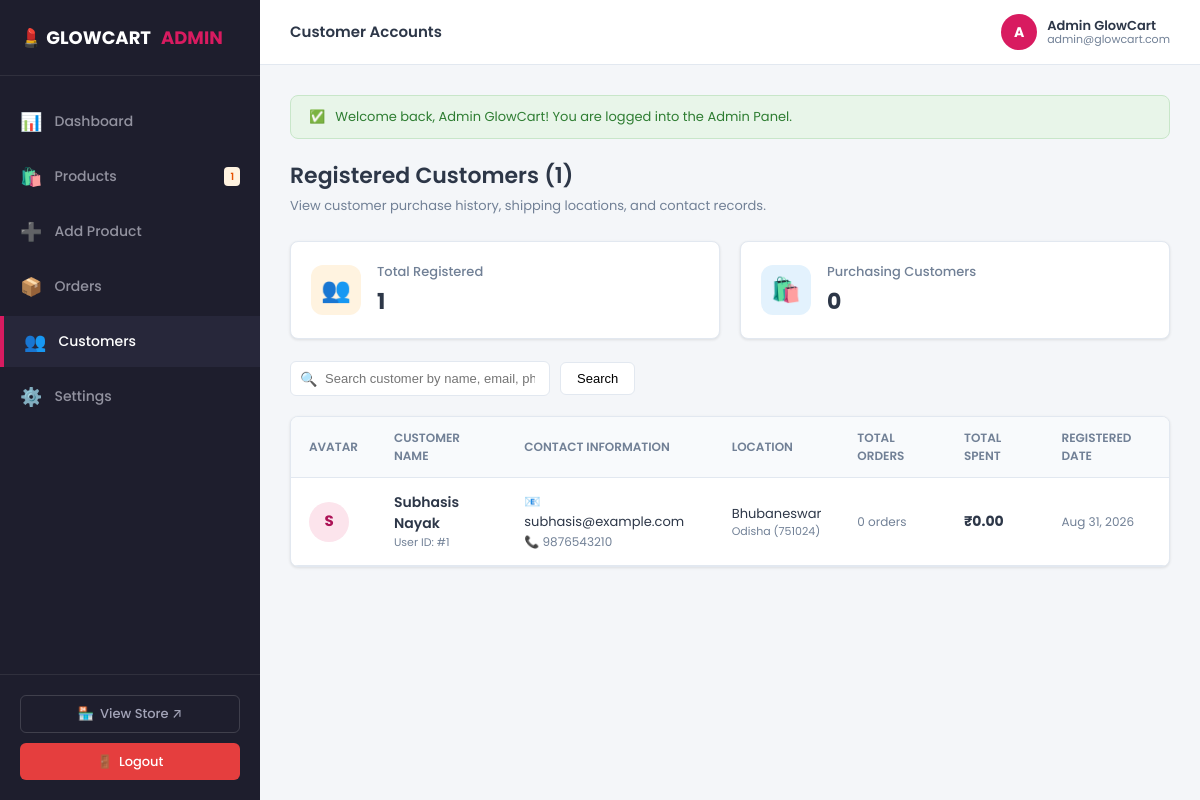
The page /admin/customers.php (signed in) on the database its author committed.
### tables this page shows
CREATE TABLE `users` (
  `id` INT(11) NOT NULL AUTO_INCREMENT,
  `name` VARCHAR(100) NOT NULL,
  `email` VARCHAR(100) NOT NULL UNIQUE,
  `phone` VARCHAR(20) NOT NULL,
  `password` VARCHAR(255) NOT NULL,
  `address` TEXT DEFAULT NULL,
  `city` VARCHAR(50) DEFAULT NULL,
  `state` VARCHAR(50) DEFAULT NULL,
  `pincode` VARCHAR(10) DEFAULT NULL,
  `created_at` DATETIME NOT NULL DEFAULT CURRENT_TIMESTAMP,
  PRIMARY KEY (`id`)
);

### config/db.php (called while the page is built, shortened)
<?php
function format_price($price): string {
    return '₹' . number_format((float)$price, 2);
}
function clean_input($data): string {
    return htmlspecialchars(trim((string)$data), ENT_QUOTES, 'UTF-8');
}

### admin/customers.php (the view, shortened to what this page needs)
<?php
require_once __DIR__ . '/auth_check.php';
$admin_header_title = 'Customer Accounts';
$active_tab = 'customers';
$search = clean_input($_GET['search'] ?? '');
$where = ["1=1"];
$params = [];
$where_clause = implode(" AND ", $where);
try {
    $stmt = $pdo->prepare("
        SELECT u.id, u.name, u.email, u.phone, u.city, u.state, u.pincode, u.created_at,
               COUNT(o.id) AS total_orders,
               COALESCE(SUM(CASE WHEN o.status != 'Cancelled' THEN o.total_amount ELSE 0 END), 0) AS total_spent
        FROM users u
        LEFT JOIN orders o ON u.id = o.user_id
        WHERE {$where_clause}
        GROUP BY u.id
        ORDER BY u.id DESC
    ");
    $stmt->execute($params);
    $customers = $stmt->fetchAll();
    $total_customers_found = count($customers);
    $total_users_count = (int)$pdo->query("SELECT COUNT(*) FROM users")->fetchColumn();
    $paying_customers_count = (int)$pdo->query("SELECT COUNT(DISTINCT user_id) FROM orders WHERE status != 'Cancelled'")->fetchColumn();
} catch (PDOException $e) {
    $customers = [];
    $total_customers_found = 0;
    $total_users_count = 0;
    $paying_customers_count = 0;
    $_SESSION['flash_error'] = "Database query error: " . $e->getMessage();
}
require_once __DIR__ . '/includes/header.php';
require_once __DIR__ . '/includes/sidebar.php';
require_once __DIR__ . '/includes/topbar.php';
?>
<div class="page-header">
    <div>
        <h1 class="page-title">Registered Customers (<?= $total_customers_found ?>)</h1>
        <p style="color: var(--admin-muted); font-size: 13px; margin-top: 4px;">View customer purchase history, shipping locations, and contact records.</p>
    </div>
</div>
<div class="metrics-grid" style="grid-template-columns: repeat(auto-fit, minmax(200px, 1fr)); margin-bottom: 22px;">
    <div class="metric-card">
        <div class="metric-icon icon-users">👥</div>
        <div class="metric-details">
            <h4>Total Registered</h4>
            <div class="number"><?= number_format($total_users_count) ?></div>
        </div>
    </div>
    <div class="metric-card">
        <div class="metric-icon icon-sales">🛍️</div>
        <div class="metric-details">
            <h4>Purchasing Customers</h4>
            <div class="number"><?= number_format($paying_customers_count) ?></div>
        </div>
    </div>
</div>
<div class="admin-toolbar">
    <form action="customers.php" method="GET" class="admin-toolbar-group" style="flex: 1;">
        <div class="admin-search-wrapper">
            <span class="admin-search-icon">🔍</span>
            <input type="text" name="search" placeholder="Search customer by name, email, phone, city..." value="<?= htmlspecialchars($search) ?>">
        </div>
        <button type="submit" class="admin-btn admin-btn-outline">Search</button>
    </form>
</div>
<div class="card-table">
    <?php if (!empty($customers)): ?>
        <div style="overflow-x: auto;">
            <table class="admin-table">
                <thead>
                    <tr>
                        <th style="width: 50px;">Avatar</th>
                        <th>Customer Name</th>
                        <th>Contact Information</th>
                        <th>Location</th>
                        <th>Total Orders</th>
                        <th>Total Spent</th>
                        <th>Registered Date</th>
                    </tr>
                </thead>
                <tbody>
                    <?php foreach ($customers as $cust): ?>
                        <tr>
                            <td>
                                <div style="width: 40px; height: 40px; border-radius: 50%; background: #fce4ec; color: #ad1457; display: flex; align-items: center; justify-content: center; font-weight: 700; font-size: 15px;">
                                    <?= strtoupper(substr($cust['name'], 0, 1)) ?>
                                </div>
                            </td>
                            <td>
                                <div style="font-weight: 600; color: var(--admin-text);">
                                    <?= htmlspecialchars($cust['name']) ?>
                                </div>
                                <div style="font-size: 11px; color: var(--admin-muted);">User ID: #<?= (int)$cust['id'] ?></div>
                            </td>
                            <td>
                                <div style="font-size: 13px;">📧 <?= htmlspecialchars($cust['email']) ?></div>
                                <div style="font-size: 12px; color: var(--admin-muted); margin-top: 2px;">📞 <?= htmlspecialchars($cust['phone']) ?></div>
                            </td>
                            <td>
                                <div style="font-size: 13px;"><?= htmlspecialchars($cust['city'] ?: 'Not specified') ?></div>
                                <div style="font-size: 11px; color: var(--admin-muted);">
                                    <?= htmlspecialchars($cust['state'] ?: '') ?> <?= !empty($cust['pincode']) ? "({$cust['pincode']})" : '' ?>
                                </div>
                            </td>
                            <td>
                                <?php if ($cust['total_orders'] > 0): ?>
                                    <a href="orders.php?search=<?= urlencode($cust['email']) ?>" class="admin-badge admin-badge-confirmed" style="font-size: 12px;">
                                        <?= (int)$cust['total_orders'] ?> orders &rarr;
                                    </a>
                                <?php else: ?>
                                    <span style="font-size: 12px; color: var(--admin-muted);">0 orders</span>
                                <?php endif; ?>
                            </td>
                            <td style="font-weight: 700; font-size: 14px; color: var(--admin-text);">
                                <?= format_price($cust['total_spent']) ?>
                            </td>
                            <td style="font-size: 12px; color: var(--admin-muted);">
                                <?= date('M d, Y', strtotime($cust['created_at'])) ?>
                            </td>
                        </tr>
                    <?php endforeach; ?>
                </tbody>
            </table>
        </div>
    <?php endif; ?>
</div>
<?php require_once __DIR__ . '/includes/footer.php'; ?>

### admin/includes/header.php (shortened to what this page needs)
<!DOCTYPE html>
<html lang="en">
<head>
    <link rel="stylesheet" href="../assets/css/admin.css">
</head>
<body>
<div class="admin-layout">

### admin/includes/sidebar.php (shortened to what this page needs)
<?php
$badge_low_stock = 0;
if (isset($pdo) && $pdo) {
    try {
        $badge_low_stock = (int)$pdo->query("SELECT COUNT(*) FROM products WHERE stock <= 5 AND status = 'Active'")->fetchColumn();
    } catch (PDOException $e) {}
}
?>
<aside class="admin-sidebar" id="adminSidebar">
    <div class="admin-brand">
        💄 GLOWCART <span>ADMIN</span>
    </div>
    <ul class="admin-nav">
        <li class="admin-nav-item">
            <a href="index.php" class="admin-nav-link <?= ($active_tab === 'dashboard') ? 'active' : '' ?>">
                <span class="icon">📊</span>
                <span>Dashboard</span>
            </a>
        </li>
        <li class="admin-nav-item">
            <a href="products.php" class="admin-nav-link <?= ($active_tab === 'products') ? 'active' : '' ?>">
                <span class="icon">🛍️</span>
                <span style="flex: 1;">Products</span>
                <?php if ($badge_low_stock > 0): ?>
                    <span class="admin-badge admin-badge-warning" style="font-size: 10px; padding: 2px 6px;" title="<?= $badge_low_stock ?> Low Stock"><?= $badge_low_stock ?></span>
                <?php endif; ?>
            </a>
        </li>
        <li class="admin-nav-item">
            <a href="product_add.php" class="admin-nav-link <?= ($active_tab === 'product_add') ? 'active' : '' ?>">
                <span class="icon">➕</span>
                <span>Add Product</span>
            </a>
        </li>
        <li class="admin-nav-item">
            <a href="orders.php" class="admin-nav-link <?= ($active_tab === 'orders') ? 'active' : '' ?>">
                <span class="icon">📦</span>
                <span style="flex: 1;">Orders</span>
            </a>
        </li>
        <li class="admin-nav-item">
            <a href="customers.php" class="admin-nav-link <?= ($active_tab === 'customers') ? 'active' : '' ?>">
                <span class="icon">👥</span>
                <span>Customers</span>
            </a>
        </li>
        <li class="admin-nav-item">
            <a href="settings.php" class="admin-nav-link <?= ($active_tab === 'settings') ? 'active' : '' ?>">
                <span class="icon">⚙️</span>
                <span>Settings</span>
            </a>
        </li>
    </ul>
    <div style="padding: 20px; border-top: 1px solid rgba(255,255,255,0.08);">
        <a href="../index.php" target="_blank" class="admin-btn admin-btn-outline" style="width: 100%; justify-content: center; margin-bottom: 10px; color: #a2a3b7; border-color: rgba(255,255,255,0.15); background: transparent;">
            <span>🏪</span> View Store ↗
        </a>
        <a href="logout.php" class="admin-btn admin-btn-danger" style="width: 100%; justify-content: center;">
            <span>🚪</span> Logout
        </a>
    </div>
</aside>

### admin/includes/topbar.php (shortened to what this page needs)
<?php
$admin_name = $_SESSION['admin_username'] ?? 'Administrator';
$admin_email = $_SESSION['admin_email'] ?? 'admin@glowcart.com';
?>
<main class="admin-main">
    <header class="admin-topbar">
        <div style="display: flex; align-items: center; gap: 12px;">
            <div style="font-weight: 600; font-size: 15px; color: var(--admin-text);">
                <?= htmlspecialchars($admin_header_title ?? 'Control Center') ?>
            </div>
        </div>
        <div class="admin-topbar-user">
            <div style="display: flex; align-items: center; gap: 10px;">
                <div style="width: 36px; height: 36px; border-radius: 50%; background: var(--admin-primary); color: #fff; display: flex; align-items: center; justify-content: center; font-weight: 700; font-size: 14px;">
                    <?= strtoupper(substr($admin_name, 0, 1)) ?>
                </div>
                <div style="line-height: 1.2;">
                    <div style="font-weight: 600; font-size: 13px;"><?= htmlspecialchars($admin_name) ?></div>
                    <div style="font-size: 11px; color: var(--admin-muted);"><?= htmlspecialchars($admin_email) ?></div>
                </div>
            </div>
        </div>
    </header>
    <div class="admin-content">
        <?php if (isset($_SESSION['flash_success'])): ?>
            <div class="admin-alert admin-alert-success">
                <span>✅</span>
                <span><?= htmlspecialchars($_SESSION['flash_success']) ?></span>
            </div>
        <?php endif; ?>

### admin/includes/footer.php (shortened to what this page needs)
    </div>
</main>
</div>
</body>
</html>

### rows shown on the page
users: name "S", name "Subhasis Nayak", id "1", email "subhasis@example.com", phone "9876543210", city "Bhubaneswar", state "Odisha", pincode "751024", total_spent "₹0.00", created_at "Aug 31, 2026"

### other values the page prints
$badge_low_stock "1"
$admin_header_title "Customer Accounts"
substr($admin_name, 0, 1) "A"
$admin_name "Admin GlowCart"
$admin_email "admin@glowcart.com"
$_SESSION['flash_success'] "Welcome back, Admin GlowCart! You are logged into the Admin Panel."
$total_customers_found "1"
$total_users_count "1"
$paying_customers_count "0"
